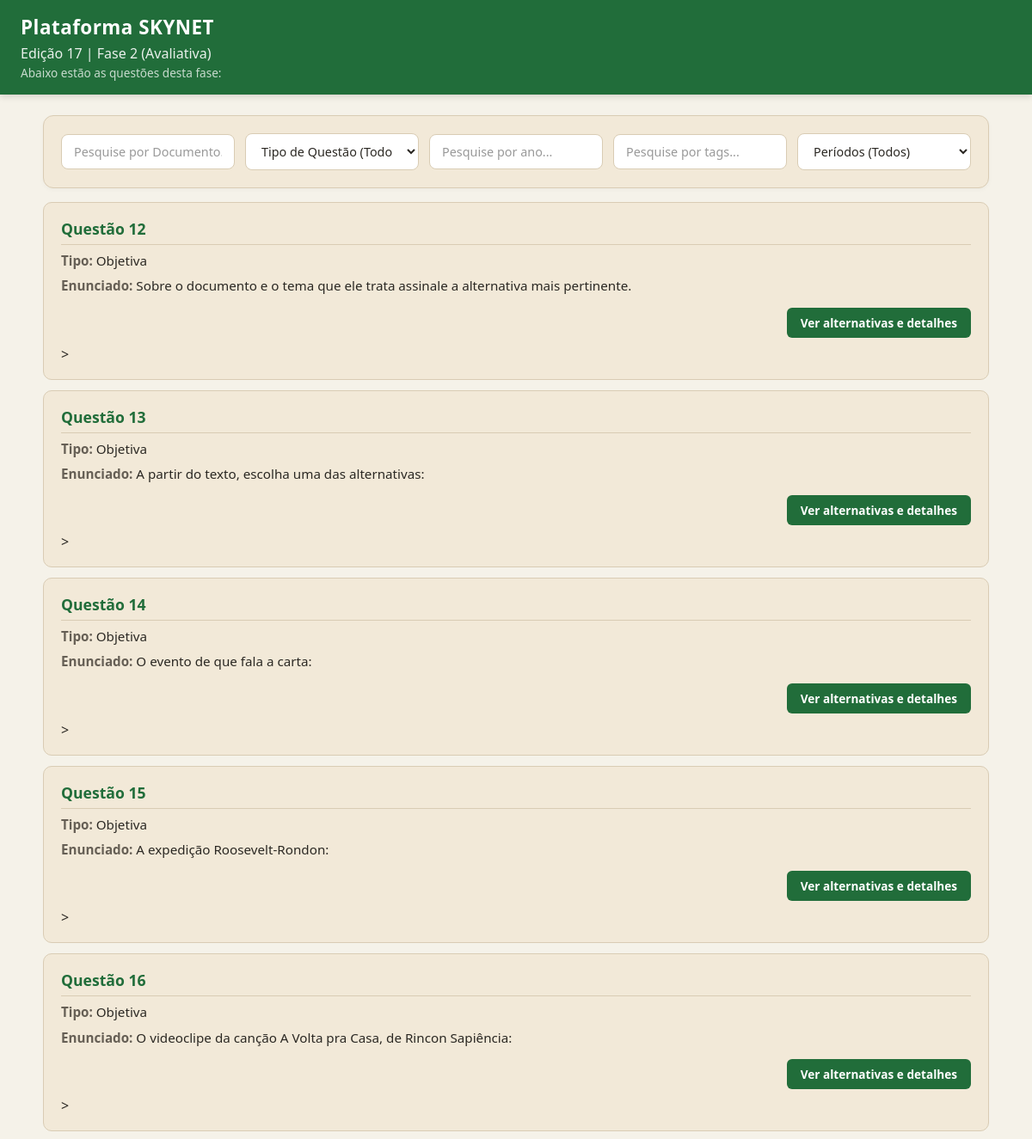
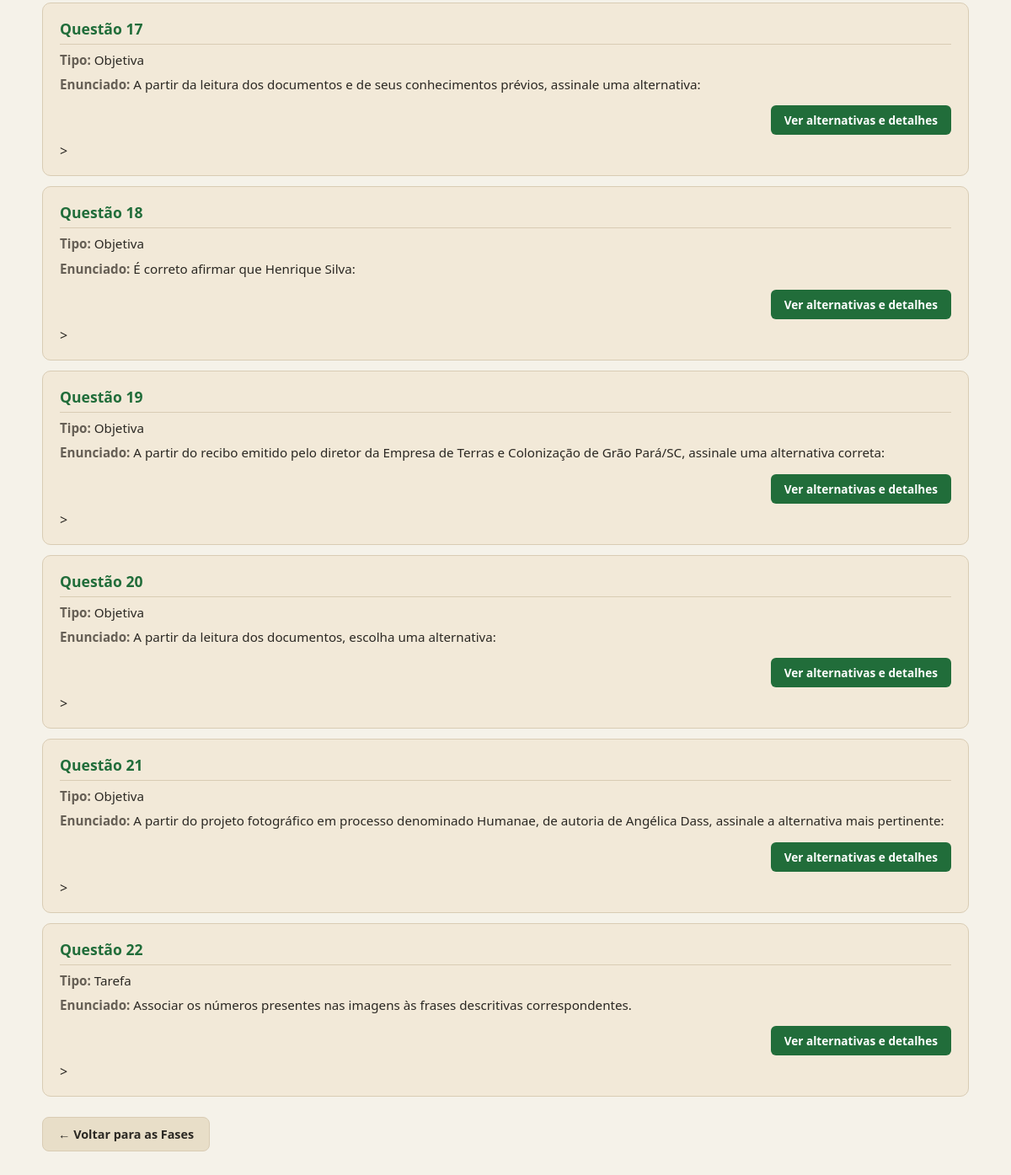
/fase/81/questoes/, run on the app's committed database (2 pictures, top to bottom).
### SKYNET/models.py (models this page shows)
class FASE(models.Model):
    id_fase = models.AutoField(primary_key=True)
    num_fase = models.IntegerField(verbose_name="Número da Fase")
    tipo_fase = models.CharField(max_length=100,verbose_name="Tipo da Fase")
    id_edicao = models.ForeignKey(
        EDICAO,
        on_delete=models.CASCADE,
        related_name='fases',
        verbose_name="Edição")

class EDICAO(models.Model):
    id_edicao = models.AutoField(primary_key=True)
    num_edicao = models.IntegerField(verbose_name="Número da Edição")
    ano_edicao = models.IntegerField(verbose_name="Ano da Edição")

class QUESTAO(models.Model):
    id_questao = models.AutoField(primary_key=True)
    num_questao = models.IntegerField(verbose_name="Número da Questão")
    enunciado = models.TextField(verbose_name="Enunciado da Questão")
    id_fase = models.ForeignKey(
        FASE,
        on_delete=models.CASCADE,
        related_name='Questoes',
        verbose_name="Fase")
    id_tipo_questao = models.ForeignKey(
        TIPO_QUESTAO,
        on_delete=models.CASCADE,
        related_name='Questoes',
        verbose_name="Tipo De Questao")
    documentos = models.ManyToManyField('DOCUMENTO', related_name='questoes')
    periodos = models.ManyToManyField('PERIODO', related_name='questoes')
    tags = models.ManyToManyField('TAG', related_name='questoes')
    anos = models.ManyToManyField('ANO_HISTORICO', related_name='questoes')

class TIPO_QUESTAO(models.Model):
    id_tipo_questao = models.AutoField(primary_key=True)
    tipo_nome = models.CharField(max_length=100,verbose_name="Tipo de Questao")

### SKYNET/views.py (the view)
# urls.py: path('fase/<int:fase_id>/questoes/', views.listar_questoes, name='listar_questoes'),
def listar_questoes(request, fase_id):
    fase = get_object_or_404(FASE, id_fase=fase_id)
    questoes = QUESTAO.objects.filter(id_fase=fase).order_by('num_questao')
    busca_tipo = request.GET.get('tipos')
    busca_periodo = request.GET.get('periodos')
    busca_documento = request.GET.get('documento')
    busca_tag = request.GET.get('tags')
    busca_ano = request.GET.get('anos')
    if busca_documento:
        questoes = questoes.filter(documentos__nome_documento__icontains=busca_documento)
    if busca_tipo:
        questoes = questoes.filter(id_tipo_questao__tipo_nome__iexact=busca_tipo)
    if busca_periodo:
        questoes = questoes.filter(periodos__periodo_nome__iexact=busca_periodo)
    if busca_tag:
        questoes = questoes.filter(tags__tag_nome__icontains=busca_tag)
    if busca_ano:
        questoes = questoes.filter(anos__ano__icontains=busca_ano)
    questoes = questoes.distinct()
    return render(request, 'SKYNET/listar_questoes.html', {
        'fase': fase,
        'questoes': questoes
    })

### SKYNET/templates/SKYNET/listar_questoes.html (shortened to what this page needs)
<!DOCTYPE html>
<html lang="pt-br">
<head>
</head>
<body>
    <header>
        <h1>Plataforma SKYNET</h1>
        <h2>Edição {{ fase.id_edicao.num_edicao }} | Fase {{ fase.num_fase }} ({{ fase.tipo_fase }})</h2>
        <p>Abaixo estão as questões desta fase:</p>
    </header>
    <div>
        <form method="get" action="." class="form-filtros">
    <input type="text" name="documento" placeholder="Pesquise por Documento..." value="{{ request.GET.documento|default:'' }}" class="input-busca">
    <select name="tipos" class="select-filtro" onchange="this.form.submit()">
        <option value="">Tipo de Questão (Todos)</option>
    </select>
    <input type="text" name="anos" placeholder="Pesquise por ano..." value="{{ request.GET.anos|default:'' }}" class="input-busca">
    <input type="text" name="tags" placeholder="Pesquise por tags..." value="{{ request.GET.tags|default:'' }}" class="input-busca">
    <select name="periodos" class="select-filtro" onchange="this.form.submit()">
        <option value="">Períodos (Todos)</option>
    </select>
</form>
    </div>
    <main class="container-questoes">
        {% for questao in questoes %}
            <div class="card-questao" style="margin-bottom: 20px; padding: 15px; border: 1px solid #ccc;">
                <h3>Questão {{ questao.num_questao }}</h3>
                <p><strong>Tipo:</strong> {{ questao.id_tipo_questao.tipo_nome }}</p>
                <p><strong>Enunciado:</strong> {{ questao.enunciado }}</p>
                <a href="{% url 'detalhes_questao' questao.id_questao %}">Ver alternativas e detalhes</a>>
            </div>
        {% empty %}
            <p>Nenhuma questão encontrada para esta fase.</p>
        {% endfor %}
    </main>
    <footer>
        <a href="{% url 'escolher_fase' fase.id_edicao.id_edicao %}">← Voltar para as Fases</a>
    </footer>
</body>
</html>

### SKYNET/templates/SKYNET/listar_questoes.html (style rules this page uses)
* { margin: 0; padding: 0; box-sizing: border-box; font-family: 'Segoe UI', Roboto, Helvetica, Arial, sans-serif; }
:root { --verde-header: #216d3a; --fundo-creme: #f5f2e9; --bege-card: #f2e9d8; --bege-hover: #e8dec8; --texto-escuro: #2b2823; --texto-suave: #665f55; --borda-suave: #d9ccb4; --branco: #ffffff; }
body { background-color: var(--fundo-creme); color: var(--texto-escuro); min-height: 100vh; padding-bottom: 40px; }
header { background-color: var(--verde-header); color: white; padding: 16px 24px; box-shadow: 0 2px 8px rgba(0,0,0,0.15); }
header h1 { font-size: 1.4rem; font-weight: 700; letter-spacing: 0.5px; margin-bottom: 4px; }
header h2 { font-size: 1rem; font-weight: 400; opacity: 0.9; }
header p { font-size: 0.85rem; opacity: 0.75; margin-top: 2px; }
.form-filtros { max-width: 1100px; margin: 24px auto 16px auto; padding: 20px; background-color: var(--bege-card); border: 1px solid var(--borda-suave); border-radius: 12px; box-shadow: 0 2px 5px rgba(0,0,0,0.03); display: grid; grid-template-columns: repeat(auto-fit, minmax(200px, 1fr)); gap: 12px; align-items: center; }
.input-busca, .select-filtro { width: 100%; padding: 10px 14px; background-color: var(--branco); border: 1px solid var(--borda-suave); border-radius: 8px; color: var(--texto-escuro); font-size: 0.9rem; outline: none; transition: all 0.2s ease; }
.input-busca::placeholder { color: #999; }
.container-questoes { max-width: 1100px; margin: 0 auto; display: flex; flex-direction: column; gap: 12px; }
.card-questao { background-color: var(--bege-card) !important; border: 1px solid var(--borda-suave) !important; border-radius: 10px !important; padding: 18px 20px !important; margin-bottom: 0 !important; display: flex; flex-direction: column; gap: 8px; transition: all 0.2s ease-in-out; }
.card-questao h3 { font-size: 1.1rem; color: var(--verde-header); font-weight: 700; border-bottom: 1px solid var(--borda-suave); padding-bottom: 6px; display: flex; justify-content: space-between; align-items: center; }
.card-questao p { font-size: 0.95rem; color: var(--texto-escuro); line-height: 1.4; }
.card-questao p strong { color: var(--texto-suave); }
.card-questao a { align-self: flex-end; display: inline-block; margin-top: 6px; padding: 8px 16px; background-color: var(--verde-header); color: white; text-decoration: none; font-weight: 600; font-size: 0.85rem; border-radius: 6px; transition: background-color 0.2s ease; }
footer { max-width: 1100px; margin: 24px auto 0 auto; text-align: left; }
footer a { display: inline-block; background-color: var(--bege-hover); color: var(--texto-escuro); text-decoration: none; padding: 10px 18px; border-radius: 8px; font-size: 0.9rem; font-weight: 700; border: 1px solid var(--borda-suave); transition: all 0.2s ease; }

### data on the page
FASE: id_edicao.num_edicao "17", num_fase "2", tipo_fase "Avaliativa"
QUESTAO: num_questao "12", id_tipo_questao.tipo_nome "Objetiva", enunciado "Sobre o documento e o tema que ele trata assinale a alternativa mais pertinente."
QUESTAO: num_questao "13", id_tipo_questao.tipo_nome "Objetiva", enunciado "A partir do texto, escolha uma das alternativas:"
QUESTAO: num_questao "14", id_tipo_questao.tipo_nome "Objetiva", enunciado "O evento de que fala a carta:"
QUESTAO: num_questao "15", id_tipo_questao.tipo_nome "Objetiva", enunciado "A expedição Roosevelt-Rondon:"
QUESTAO: num_questao "16", id_tipo_questao.tipo_nome "Objetiva", enunciado "O videoclipe da canção A Volta pra Casa, de Rincon Sapiência:"
QUESTAO: num_questao "17", id_tipo_questao.tipo_nome "Objetiva", enunciado "A partir da leitura dos documentos e de seus conhecimentos prévios, assinale uma alternativa:"
QUESTAO: num_questao "18", id_tipo_questao.tipo_nome "Objetiva", enunciado "É correto afirmar que Henrique Silva:"
QUESTAO: num_questao "19", id_tipo_questao.tipo_nome "Objetiva", enunciado "A partir do recibo emitido pelo diretor da Empresa de Terras e Colonização de Grão Pará/SC, assinale uma alternativa correta:"
QUESTAO: num_questao "20", id_tipo_questao.tipo_nome "Objetiva", enunciado "A partir da leitura dos documentos, escolha uma alternativa:"
QUESTAO: num_questao "21", id_tipo_questao.tipo_nome "Objetiva", enunciado "A partir do projeto fotográfico em processo denominado Humanae, de autoria de Angélica Dass, assinale a alternativa mais pertinente:"
QUESTAO: num_questao "22", id_tipo_questao.tipo_nome "Tarefa", enunciado "Associar os números presentes nas imagens às frases descritivas correspondentes."
